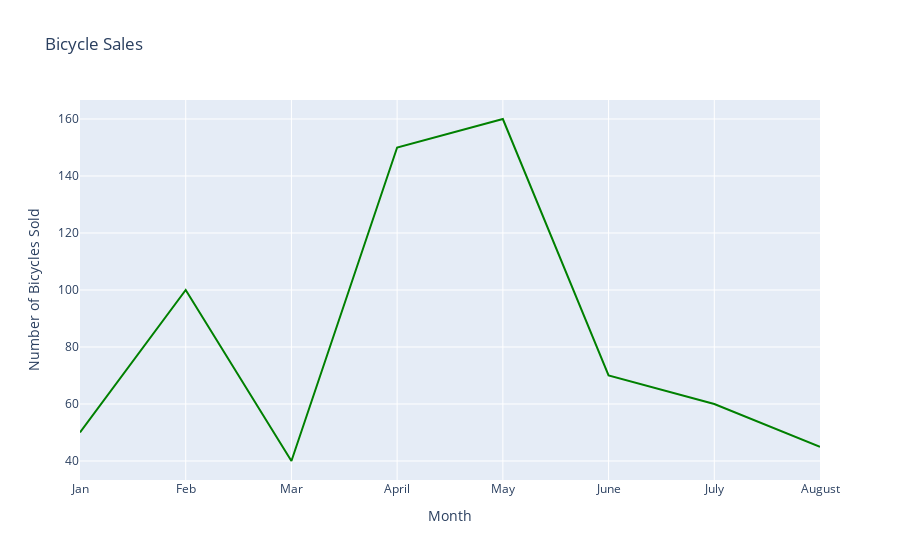

The code cell stored with this chart in its notebook:
### Code cell
fig=go.Figure()
fig.add_trace(go.Scatter(x=months_array, y=numberofbicyclessold_array, mode='lines', marker=dict(color='green')))

fig.update_layout(title='Bicycle Sales', xaxis_title='Month', yaxis_title='Number of Bicycles Sold')
fig.show()

### Figure 1 — Plotly figure (JSON) as saved in the notebook; plotly's stock layout.template omitted (floating-point values rounded to 4 significant figures)
{"data": [{"marker": {"color": "green"}, "mode": "lines", "type": "scatter", "x": ["Jan", "Feb", "Mar", "April", "May", "June", "July", "August"], "y": [50, 100, 40, 150, 160, 70, 60, 45]}], "layout": {"title": {"text": "Bicycle Sales"}, "xaxis": {"title": {"text": "Month"}}, "yaxis": {"title": {"text": "Number of Bicycles Sold"}}}}
